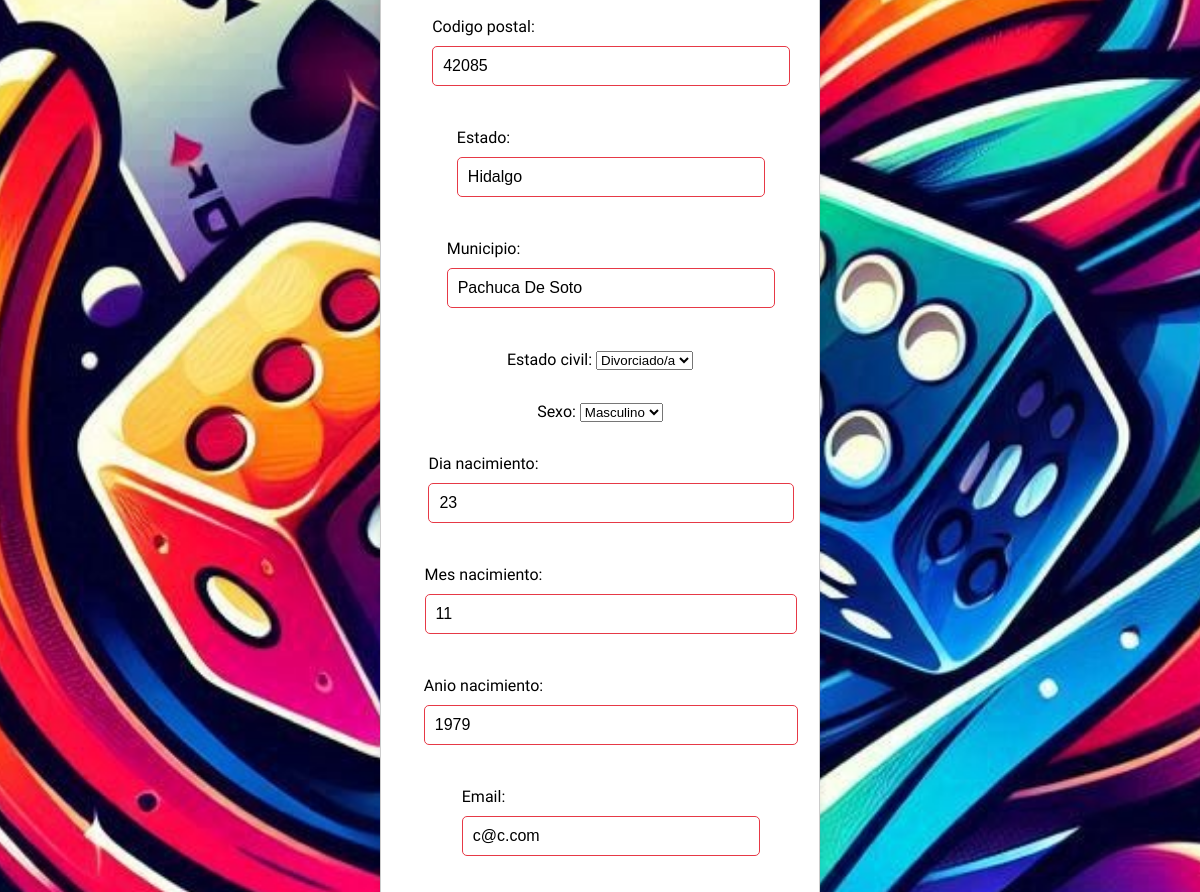
The app's page /clientes/perfil/ (signed in, middle part), older data.
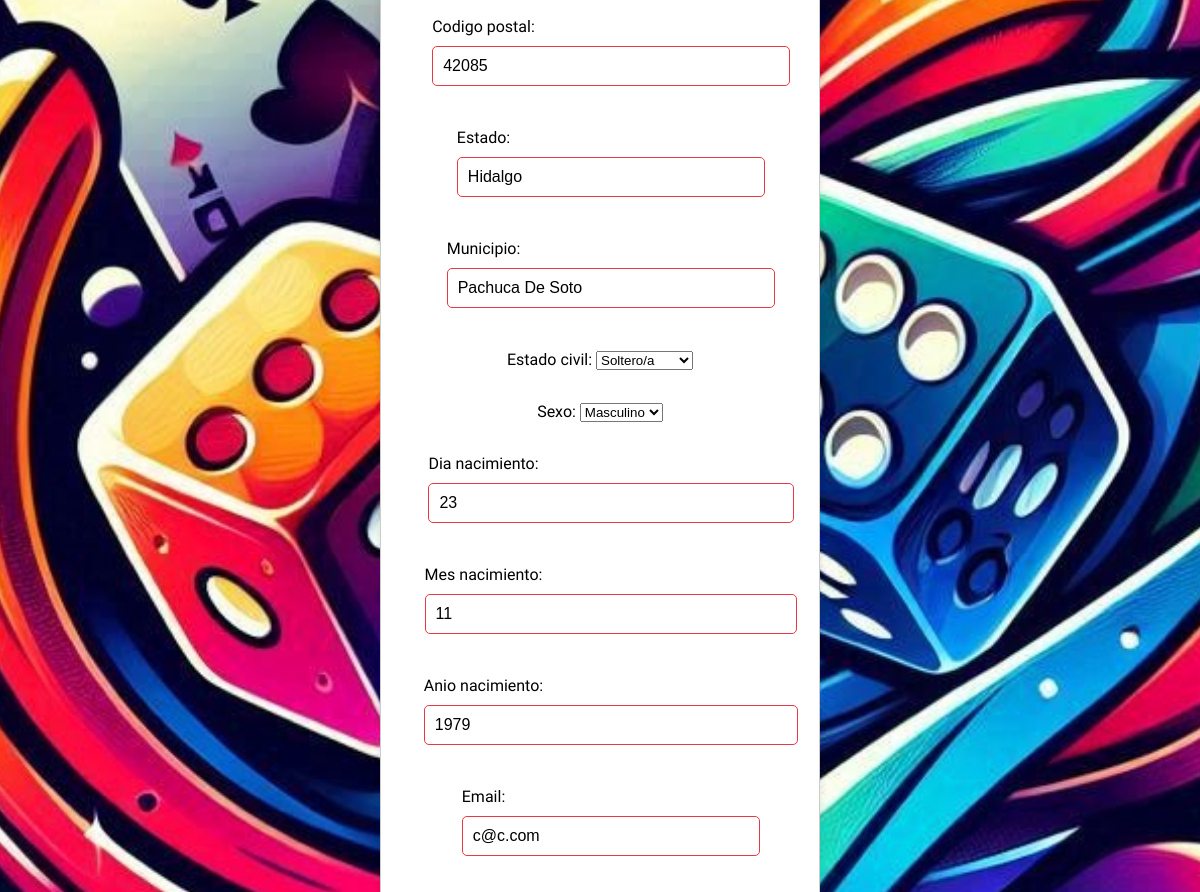
The same page, newer data.
### clientes/models.py (models this page shows, shortened)
class Cliente(models.Model):
    SEXO_CHOICES = [
        ('M', 'Masculino'),
        ('F', 'Femenino'),
        ('O', 'Otro'),
    ]
    ESTADO_CIVIL_CHOICES = [
        ('S', 'Soltero/a'),
        ('C', 'Casado/a'),
        ('D', 'Divorciado/a'),
        ('V', 'Viudo/a'),
    ]
    user = models.OneToOneField(User, on_delete=models.CASCADE)  # Relación uno a uno con el modelo User
    nombre = models.CharField(max_length=100)  # Nombre del cliente
    apellido_paterno = models.CharField(max_length=100, default='Apellido Paterno')  # Apellido paterno del cliente
    apellido_materno = models.CharField(max_length=100, default='Apellido Materno')  # Apellido materno del cliente
    direccion = models.CharField(max_length=255, default='Dirección desconocida')  # Dirección del cliente
    codigo_postal = models.CharField(max_length=10, default='00000')  # Código postal del cliente
    estado = models.CharField(max_length=100, default='Estado')  # Estado donde reside el cliente
    municipio = models.CharField(max_length=100, default='Municipio')  # Municipio donde reside el cliente
    estado_civil = models.CharField(max_length=1, choices=ESTADO_CIVIL_CHOICES, default='S')  # Estado civil del cliente
    sexo = models.CharField(max_length=1, choices=SEXO_CHOICES, default='M')  # Sexo del cliente
    dia_nacimiento = models.IntegerField(default=1)  # Día de nacimiento del cliente
    mes_nacimiento = models.IntegerField(default=1)  # Mes de nacimiento del cliente
    anio_nacimiento = models.IntegerField(default=2000)  # Año de nacimiento del cliente
    email = models.EmailField(unique=True)  # Email del cliente
    telefono = models.CharField(max_length=15, default='Sin teléfono', validators=[RegexValidator(regex=r'^\+?1?\d{9,15}$')])  # Teléfono del cliente
    fecha_registro = models.DateTimeField(auto_now_add=True)  # Fecha de registro del cliente
    class Meta:
        indexes = [
            models.Index(fields=['email']),
            models.Index(fields=['telefono']),
        ]

### clientes/views.py (the view)
# urls.py: path('perfil/', views.perfil_cliente, name='perfil_cliente'),  # Perfil del cliente
@login_required
def perfil_cliente(request):
    cliente = get_object_or_404(Cliente, user=request.user)
    if request.method == 'POST':
        form = ClienteForm(request.POST, instance=cliente)
        if form.is_valid():
            form.save()
            messages.success(request, 'Perfil actualizado exitosamente.')
            return redirect('perfil_cliente')
        else:
            print("Formulario inválido:", form.errors)
            print("Datos recibidos:", request.POST)
            messages.error(request, 'Error en el formulario. Por favor, revisa los datos.')
    else:
        form = ClienteForm(instance=cliente)
    return render(request, 'clientes/perfil_cliente.html', {'form': form})

### clientes/forms.py (shortened to what this page needs)
class ClienteForm(forms.ModelForm):
    class Meta:
        model = Cliente
        fields = [
            'nombre', 'apellido_paterno', 'apellido_materno', 'direccion',
            'codigo_postal', 'estado', 'municipio', 'estado_civil', 'sexo',
            'dia_nacimiento', 'mes_nacimiento', 'anio_nacimiento', 'email', 'telefono'
        ]

### clientes/templates/clientes/perfil_cliente.html (shortened to what this page needs)
{% extends 'clientes/base.html' %}
{% block content %}
<div class="form-container">
    <form method="post">
        {{ form.as_p }}
    </form>
</div>
{% endblock %}

Row changes from the older to the newer data that the page shows:
changed Cliente "Hidalgo": estado_civil "Divorciado/a" → "Soltero/a"
